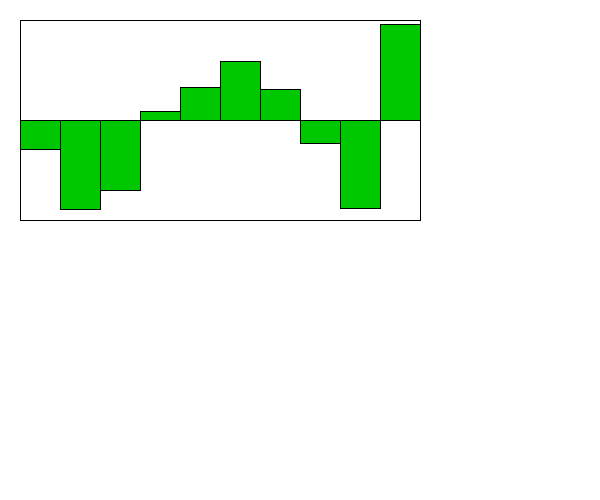
Frame 1 (no input)
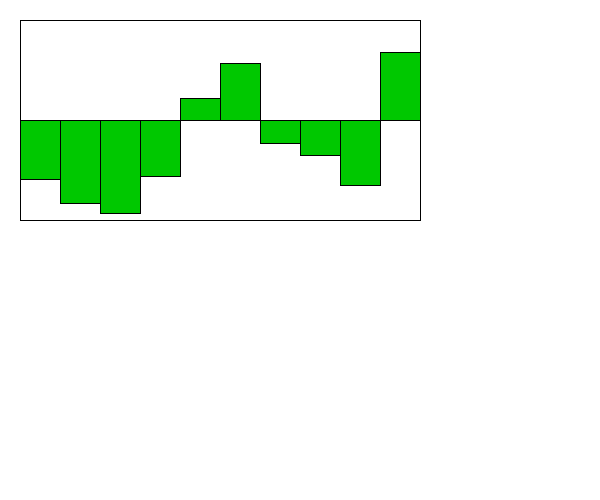
Frame 60 (the mouse pressed at the canvas centre just before this capture)
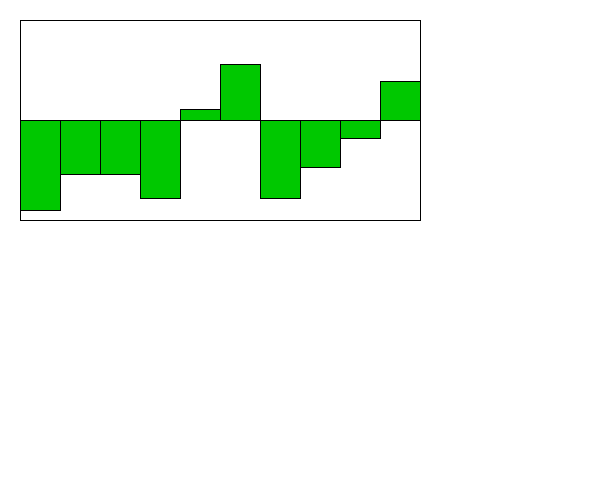
Frame 120 (the mouse held since frame 60 and released just before this capture)

The Processing sketch that drew these frames (run headless with seeded random() and noise(); from frame 60 on, the mouse is pressed at the canvas centre):

// Processing sketch: Section1
// ── Section1.pde
int MAX_VALUE = 100;
int MIN_VALUE = -100;
Visualizer v;

/*You are simulating a visualizer of multiple values
 You need to create a display method first. 
 Then you can make a method that changes the values each time the update is called. 
 */
class Visualizer {
  float x, y;
  float [] values;
  float [] speeds;
  Visualizer(float x, float y) {
    this.x = x;
    this.y = y;
    values = new float[10];
    speeds = new float[10];
    for (int i = 0; i < values.length; i++) {
      values[i] = random(-99, 99);
      speeds[i] = random(2);
    }
  }

  void display() {
    //draw the bars equally spaced inside this box. 
    //You can assume 10, but it would be even better 
    //if you could modify it to be larger increments.
    fill(255);
    rect(x, y, 400, 200);
    //This is a 200x400 box.
    //The width of the visualizer is 400! This rect is the border

    //the line is the 0 y-value, the top is 100, the bottom is -100
    line(x, y+100, x+400, y+100);

    //You need to use a loop. You need to make the HEIGHT of the bars 
    //the values in the array.
    //Negative values are red, and go below the line.
    //Positive values are green and go above the line.
    float counter = 0;
    for(float height : values){
     fill(0,200,0);
     rect(x+counter,y+100,40,height);
     counter+= 40;
    }

    //???WRITE THIS METHOD FIRST!!!
    //THESE ARE WRONG: They just illustrate how they could look
    


    //Width of the visualizer is 400!

  
  }
  void update() {
    //???WRITE THIS METHOD SECOND!!!
    for (int i = 0; i < values.length; i++) {
      if(values[i] > MAX_VALUE){speeds[i] *= - 1;}
      if(values[i] < MIN_VALUE){speeds[i] *= -1;}
      values[i] += speeds[i]; //the speed updates the values. Do not touch this.
      //??? keep them values between max/min value so they stay in the box.
      //??? reverse the speeds so the bar oscillates up/down when it reaches max/min

      
    }
  }
}

void setup() {
  size(600, 500);
  v = new Visualizer(20, 20);
}
void draw() {
  background(255);
  v.display();
  v.update();
}
